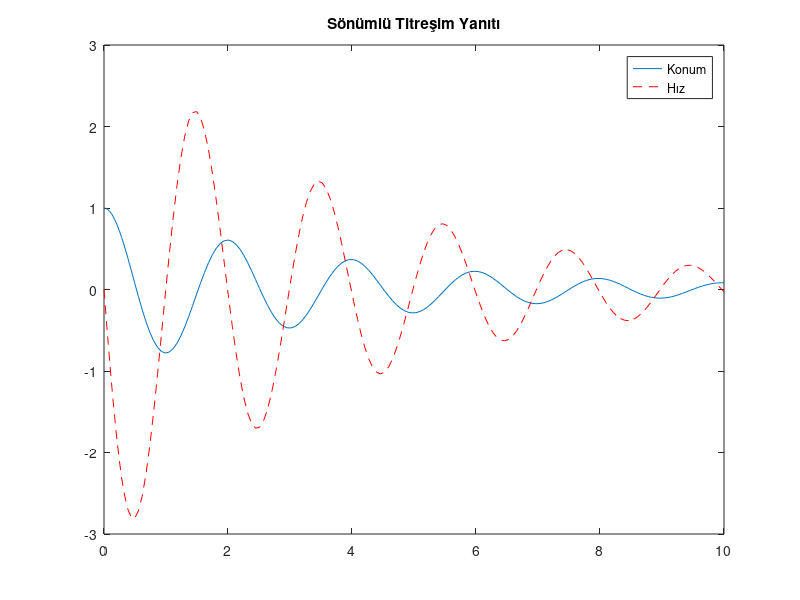

Reproduce this figure in MATLAB.
% Kütle-Yay-Sönümleyici Sistemleri
% Sayısal çözüm için ikinci dereceden bu denklem iki adet 1.dereceden denkleme dönüşür.
% Serbestlik derecesine göre diferansiyel denklemler türetilir.

m=1;c=0.5;k=10; % Kodu çalıştırınca grafikte salınımların her seferinde biraz daha küçüldüğünü göreceksiniz. Bunun sebebi tanımladığımız c = 0.5 değeridir. Eğer c = 0 olsaydı, bu salınım sonsuza kadar aynı şiddette devam ederdi.
f_sys=@(t,x)[x(2);(0-c*x(2)-k*x(1))/m];
[t,res]=ode45(f_sys,[0,10],[1;0]); %x(0) =1,v(0)=0 , ode45 sonuçları bir matris olarak döndürür:

plot(t,res(:,1));
title('Sönümlü Titreşim Yanıtı');
hold on; 
plot(t, res(:,2), 'r--'); 
legend('Konum', 'Hız');
